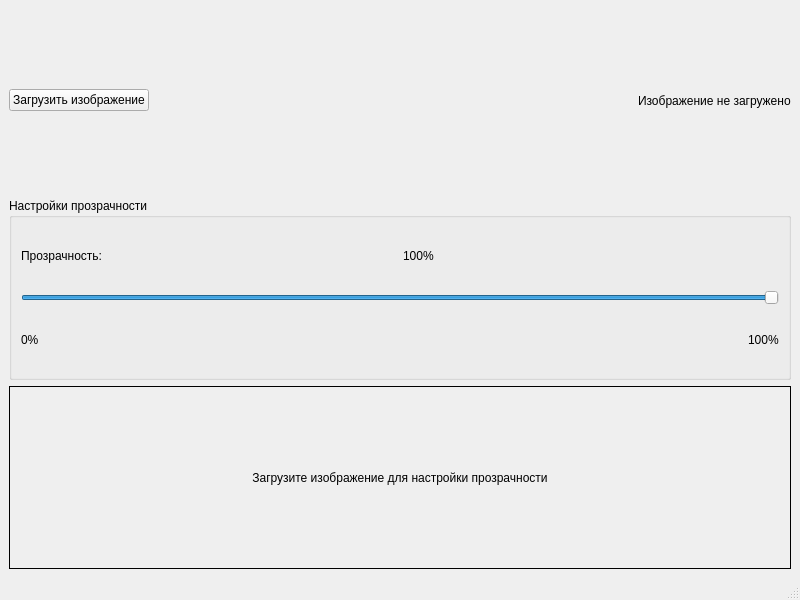
<?xml version="1.0" encoding="UTF-8"?>
<ui version="4.0">
 <class>MainWindow</class>
 <widget class="QMainWindow" name="MainWindow">
  <property name="geometry">
   <rect>
    <x>0</x>
    <y>0</y>
    <width>800</width>
    <height>600</height>
   </rect>
  </property>
  <property name="windowTitle">
   <string>Регулировка прозрачности изображения</string>
  </property>
  <widget class="QWidget" name="centralwidget">
   <layout class="QVBoxLayout" name="verticalLayout">
    <item>
     <layout class="QHBoxLayout" name="horizontalLayout">
      <item>
       <widget class="QPushButton" name="loadButton">
        <property name="text">
         <string>Загрузить изображение</string>
        </property>
       </widget>
      </item>
      <item>
       <spacer name="horizontalSpacer">
        <property name="orientation">
         <enum>Qt::Horizontal</enum>
        </property>
        <property name="sizeHint" stdset="0">
         <size>
          <width>40</width>
          <height>20</height>
         </size>
        </property>
       </spacer>
      </item>
      <item>
       <widget class="QLabel" name="fileNameLabel">
        <property name="text">
         <string>Изображение не загружено</string>
        </property>
       </widget>
      </item>
     </layout>
    </item>
    <item>
     <widget class="QGroupBox" name="groupBox">
      <property name="title">
       <string>Настройки прозрачности</string>
      </property>
      <layout class="QVBoxLayout" name="verticalLayout_2">
       <item>
        <layout class="QHBoxLayout" name="horizontalLayout_2">
         <item>
          <widget class="QLabel" name="label">
           <property name="text">
            <string>Прозрачность:</string>
           </property>
          </widget>
         </item>
         <item>
          <widget class="QLabel" name="alphaValueLabel">
           <property name="text">
            <string>100%</string>
           </property>
          </widget>
         </item>
        </layout>
       </item>
       <item>
        <widget class="QSlider" name="alphaSlider">
         <property name="minimum">
          <number>0</number>
         </property>
         <property name="maximum">
          <number>100</number>
         </property>
         <property name="value">
          <number>100</number>
         </property>
         <property name="orientation">
          <enum>Qt::Horizontal</enum>
         </property>
        </widget>
       </item>
       <item>
        <layout class="QHBoxLayout" name="horizontalLayout_3">
         <item>
          <widget class="QLabel" name="label_2">
           <property name="text">
            <string>0%</string>
           </property>
          </widget>
         </item>
         <item>
          <spacer name="horizontalSpacer_2">
           <property name="orientation">
            <enum>Qt::Horizontal</enum>
           </property>
           <property name="sizeHint" stdset="0">
            <size>
             <width>40</width>
             <height>20</height>
            </size>
           </property>
          </spacer>
         </item>
         <item>
          <widget class="QLabel" name="label_3">
           <property name="text">
            <string>100%</string>
           </property>
          </widget>
         </item>
        </layout>
       </item>
      </layout>
     </widget>
    </item>
    <item>
     <widget class="QLabel" name="imageLabel">
      <property name="frameShape">
       <enum>QFrame::Box</enum>
      </property>
      <property name="text">
       <string>Загрузите изображение для настройки прозрачности</string>
      </property>
      <property name="alignment">
       <set>Qt::AlignCenter</set>
      </property>
      <property name="wordWrap">
       <bool>true</bool>
      </property>
     </widget>
    </item>
   </layout>
  </widget>
  <widget class="QStatusBar" name="statusbar"/>
 </widget>
 <resources/>
 <connections/>
</ui>
